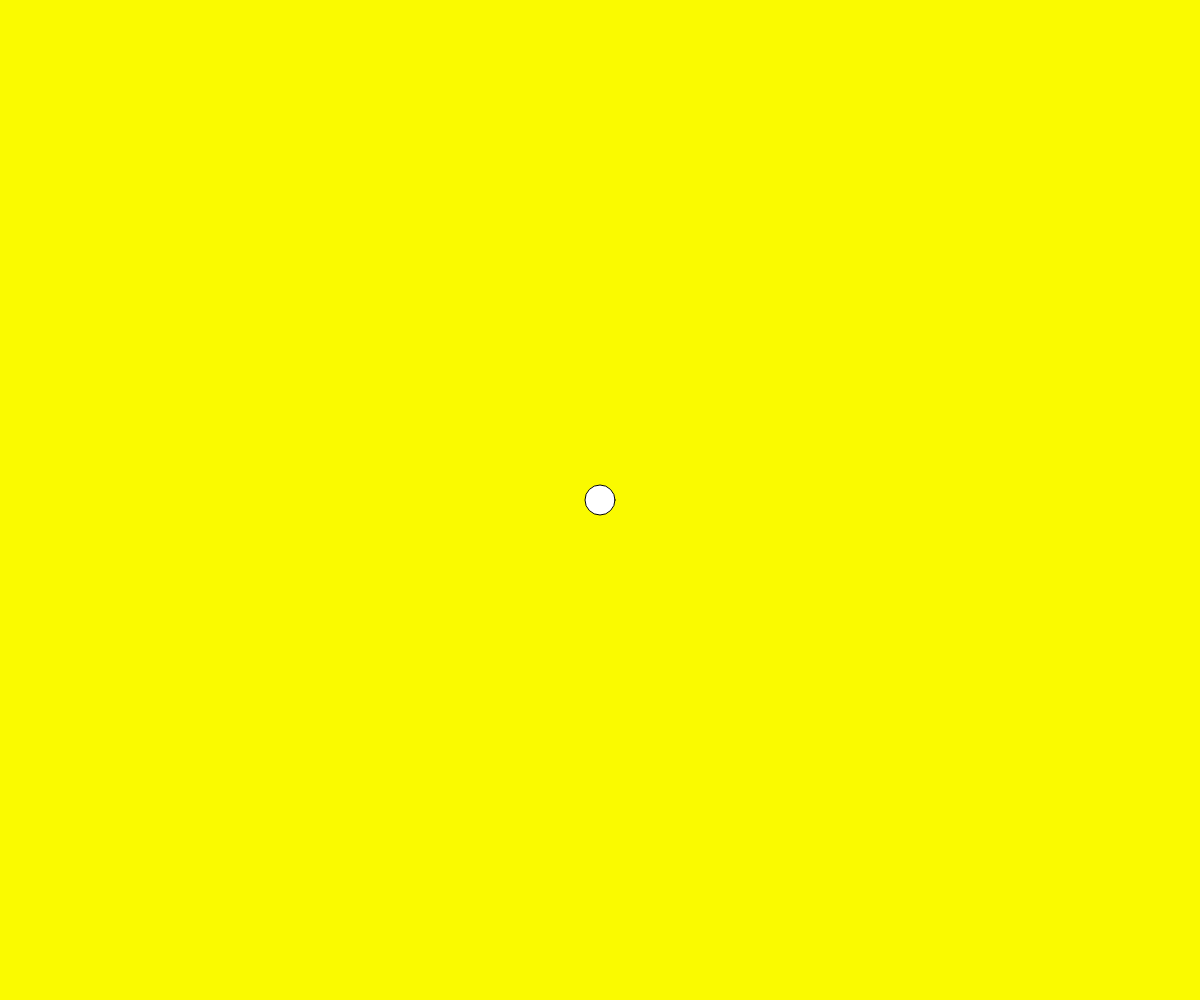
Frame 1 (no input)
Frame 60 (no input): identical to frame 1, image omitted
Frame 120 (the mouse pressed at the canvas centre since frame 60): identical to frame 1, image omitted

The p5.js sketch that drew this single still picture (run headless with seeded random() and noise() and a simulated clock; from frame 60 on, the mouse is pressed at the canvas centre):

// p5.js sketch
// ── sketch.js
// テキスト「インタラクティブなアニメーション」
let x, y, vx, vy;
let grabbed; // 円をつかんでいるかどうかを記憶するために使う変数

function setup(){
  createCanvas(windowWidth, windowHeight);
  x = width / 2;
  y = height / 2;
  vx = 0;
  vy = 0;
  grabbed = false;
}


function draw(){
  background(250, 250, 0);
  ellipse(x, y, 30);
  if(!grabbed){ // つかんでいないときだけアニメーションさせる
    x += vx;
    y += vy;
    if(x < 0 || x > width){ vx = -0.8 * vx; }
    if(y < 0 || y > height){ vy = -0.8 * vy; }
    x = constrain(x, 0, width);
    y = constrain(y, 0, height);
  }
}

function keyPressed(){
  if(key == " "){　// スペースキーを押したらリセット
    x = width / 2;
    y = height / 2;
    vx = 0;
    vy = 0;
    grabbed = false;
  }
}

function mousePressed(){
  grabbed = dist(mouseX, mouseY, x, y) < 30; // distは２点の距離を求める関数
}

function mouseDragged(){
  if(grabbed){
    x = mouseX;
    y = mouseY;
  }
}

function mouseReleased(){
  if(grabbed){
    grabbed = false;
    vx = mouseX - pmouseX;
    vy = mouseY - pmouseY;
  }
}

function windowResized(){
  resizeCanvas(windowWidth, windowHeight);
}
